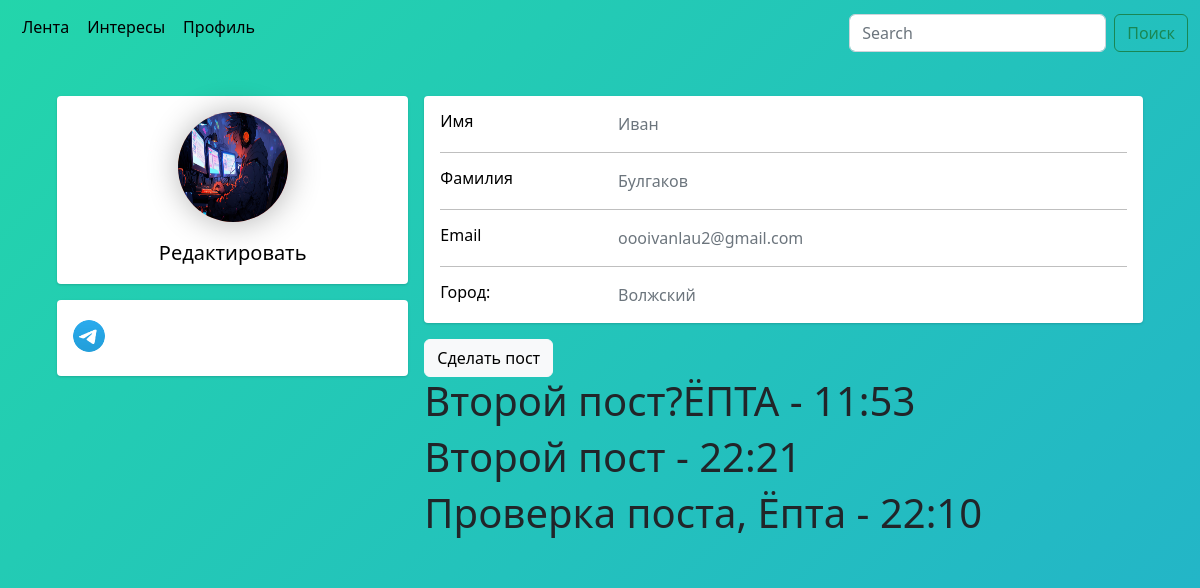
Page /me/user_home/ (signed in) on the committed database.
### user_profile/models.py (models this page shows, shortened)
class Profile(models.Model):
    user = models.OneToOneField(User, null=True, blank=True, on_delete=models.CASCADE)
    first_name = models.CharField(max_length=100)
    last_name = models.CharField(max_length=100)
    email = models.EmailField()
    telegram_url = models.URLField(blank=True, null=True)
    youtube_url = models.URLField(blank=True, null=True)
    vk_url = models.URLField(blank=True, null=True)
    profile_picture = models.ImageField("Изображения", default="profile_pictures/default_profile_picture.jpg",
                                        null=True,
                                        blank=True, upload_to='media/profile_pictures')
    city = models.CharField(max_length=100)

class Post(models.Model):
    post_author = models.ForeignKey(User, on_delete=models.CASCADE, blank=True, null=True)
    post_image = models.ImageField(upload_to='photos/', blank=True, null=True)
    post_content = models.TextField(blank=True, null=True)
    created_at = models.DateTimeField(auto_now_add=True)

### user_profile/views.py (the view)
# urls.py: path('user_home/', views.User_View, name='user_home'),
def User_View(request):
    profile = request.user.profile
    posts = Post.objects.filter(post_author=request.user).order_by("-created_at")
    form = ProfileForm(instance=profile)
    if request.method == 'POST':
        form = ProfileForm(request.POST, request.FILES, instance=profile)
        if form.is_valid():
            form.save()
            return redirect('user_home')
    context = {'form': form,
               "posts": posts
               }
    return render(request, 'user_profile/home_user.html', context)

### user_profile/templates/user_profile/home_user.html (shortened to what this page needs)
{% extends 'feed_interest/layout.html' %}
{% block content %}
<div class="container">
    <div class="main-body">
          <div class="row gutters-sm">
            <div class="col-md-4 mb-3">
              <div class="card">
                <div class="card-body">
                  <div class="d-flex flex-column align-items-center text-center">
                      <img class="profile-pic" src="{{ request.user.profile.profile_picture.url }}" alt="logo">
                 <div class="mt-3">
                   <a class="lin" href="{% url 'profile' %}">Редактировать</a>
                    </div>
                  </div>
                </div>
              </div>
                <div class="card mt-3">
                    <ul class="social-icons-1">
                        {% if not form.telegram_url.value %}
                        {% else %}
                        <a href="{{ form.telegram_url.value }}" target="_blank"><img alt="Logo"></a>
                        {% endif %}
                    </ul>
              </div>
            </div>
            <div class="col-md-8">
              <div class="card mb-3">
                <div class="card-body">
                  <div class="row">
                    <div class="col-sm-3">
                      <h6 class="mb-0">Имя</h6>
                    </div>
                    <div class="col-sm-9 text-secondary">
                        {% if form.first_name.value %}
                            {{ form.first_name.value }}
                        {% else %}
                            PUSTO
                        {% endif %}
                    </div>
                  </div>
                  <hr>
                  <div class="row">
                    <div class="col-sm-3">
                      <h6 class="mb-0">Фамилия</h6>
                    </div>
                    <div class="col-sm-9 text-secondary">
                        {% if form.last_name.value %}
                            {{ form.last_name.value }}
                        {% else %}
                            PUSTO
                        {% endif %}
                    </div>
                  </div>
                  <hr>
                  <div class="row">
                    <div class="col-sm-3">
                      <h6 class="mb-0">Email</h6>
                    </div>
                    <div class="col-sm-9 text-secondary">
                    {% if form.email.value %}
                        {{ form.email.value }}
                    {% else %}
                        {{ user.email }}
                    {% endif %}
                    </div>
                  </div>
                  <hr>
                  <div class="row">
                    <div class="col-sm-3">
                      <h6 class="mb-0">Город:</h6>
                    </div>
                    <div class="col-sm-9 text-secondary">
                        {% if form.city.value %}
                            {{ form.city.value }}
                        {% else %}
                            Заполни
                        {% endif %}
                    </div>
                  </div>
                </div>
              </div>
<button id="openModalBtn" type="button" class="btn btn-light">Сделать пост</button>
{% for post in posts %}
                <div class="post">
                                <h1>{{ post.post_content }} - {{ post.created_at|time:"H:i" }}</h1>
                            {% empty %}
                                <h1>No posts yet.</h1>
                </div>
                {% endfor %}
                    </div>
                  </div>
                </div>
              </div>
{% endblock %}

### feed_interest/static/feed_interest/css/feed_interest.css (style rules this page uses)
body { background: linear-gradient(-45deg, #ee7752, #e73c7e, #23a6d5, #23d5ab); background-size: 400% 400%; animation: gradient 15s ease infinite; }

### user_profile/templates/user_profile/home_user.html (style rules this page uses)
body { margin-top:20px; text-align: left; margin-top: 0; }
.profile-pic { height: 110px; width: 110px; background: linear-gradient(90deg, #ff9966, #ff5e62); z-index: 10; box-shadow: 1px 1px 2rem rgba(0, 0, 0, 0.3); border-radius: 100%; left: -10%; top: -13%; display: flex; align-items: center; justify-content: center; }
.main-body { padding: 15px; }
.card { box-shadow: 0 1px 3px 0 rgba(0,0,0,.1), 0 1px 2px 0 rgba(0,0,0,.06); }
.card { position: relative; display: flex; flex-direction: column; min-width: 0; word-wrap: break-word; background-clip: border-box; border: 0 solid rgba(0,0,0,.125); border-radius: .25rem; }
.card-body { flex: 1 1 auto; min-height: 1px; padding: 1rem; }
.gutters-sm { margin-right: -8px; margin-left: -8px; }
.gutters-sm>.col, .gutters-sm>[class*=col-] { padding-right: 8px; padding-left: 8px; }
.mb-3, .my-3 { margin-bottom: 1rem!important; }
.social-icons-1 i, .social-icons-1 img { top: 18px; left: 18px; width: 24px; height: 24px; text-align:center; transition: all 0.3s ease-out; }
.social-icons-1 a { display: inline-block; }
.social-icons-1 a:before { transform: scale(1); content: ""; width: 60px; height: 60px; border-radius: 100%; display: block; transition: all 0.3s ease-out; }
.social-icons-1 a img { width: 32px; height: 32px; margin-top: -40px; border-radius: 60px; }
ol, ul { padding-left: 1rem; }
.container::after { content: ""; clear: both; display: table; }
.lin { text-decoration: none; color: #000; }
a { text-decoration: none; }
.card { background-color: var(--var-bgcolor); color: var(--var-fontcolor); }
:root { --var-bgcolor: #fff; --var-fontcolor: #000; }
a { font-size: 20px; text-decoration: none; }

### rows in the picture
Profile: first_name.value "Иван", last_name.value "Булгаков", email.value "oooivanlau2@gmail.com", city.value "Волжский"
Post: post_content "Второй пост?ЁПТА", created_at "11:53"
Post: post_content "Второй пост", created_at "22:21"
Post: post_content "Проверка поста, Ёпта", created_at "22:10"
